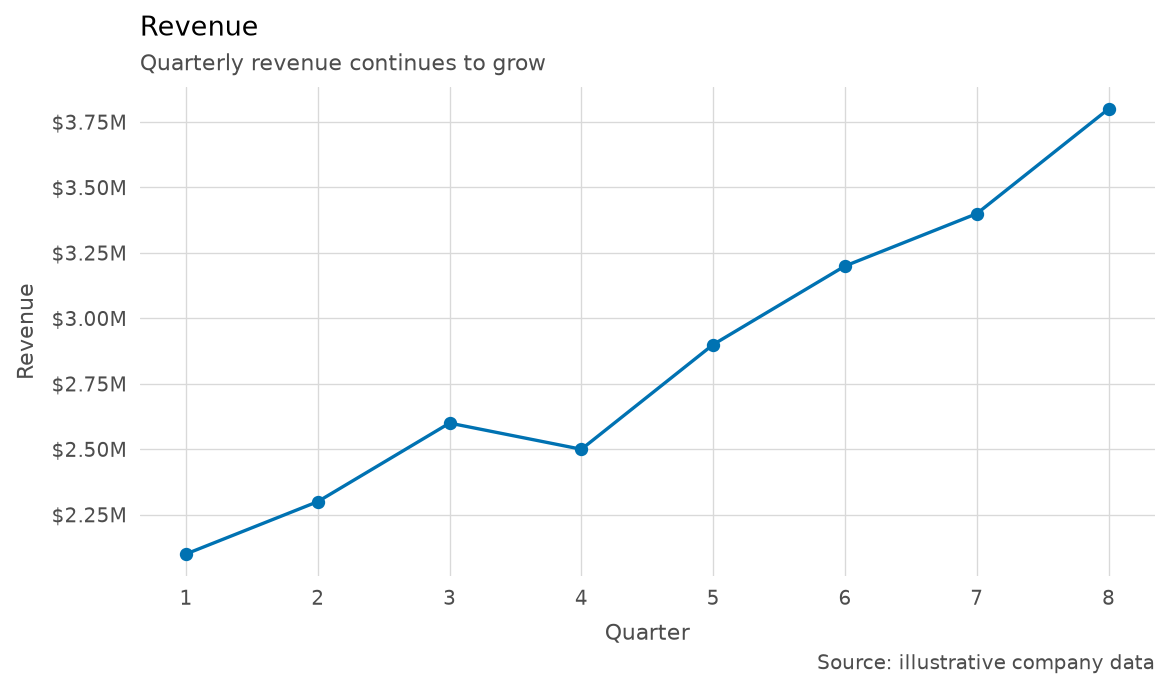

The script that drew this image:
"""Finish an existing Matplotlib axes with one coherent label request."""

from __future__ import annotations

from pathlib import Path

import matplotlib

matplotlib.use("Agg")
import matplotlib.pyplot as plt
import numpy as np

import ggstyle as gs


def main() -> None:
    """Save a labelled report figure next to this script."""
    quarters = np.arange(1, 9)
    revenue = np.array([2.1, 2.3, 2.6, 2.5, 2.9, 3.2, 3.4, 3.8]) * 1_000_000

    with gs.theme("minimal"):
        figure, ax = plt.subplots(figsize=(7.2, 4.2))
        ax.plot(quarters, revenue, marker="o")
        gs.finish(
            ax,
            title="Revenue",
            subtitle="Quarterly revenue continues to grow",
            caption="Source: illustrative company data",
            x=gs.axis(title="Quarter"),
            y=gs.axis(
                title="Revenue",
                labels=gs.label_currency("$", scale=1_000_000, suffix="M"),
            ),
        )
        figure.savefig(Path(__file__).with_suffix(".png"), dpi=160)
        plt.close(figure)


if __name__ == "__main__":
    main()
